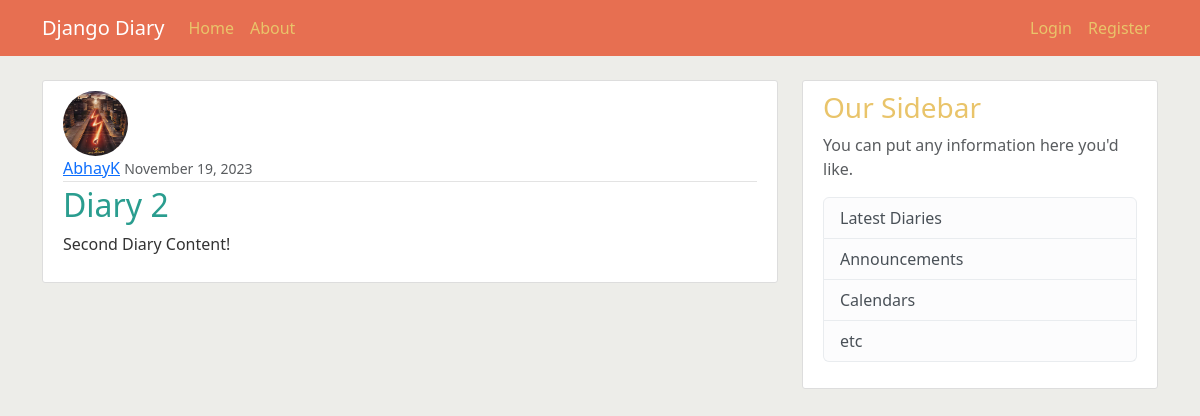
/diaryPost/4/, run on an earlier commit of the app's database.
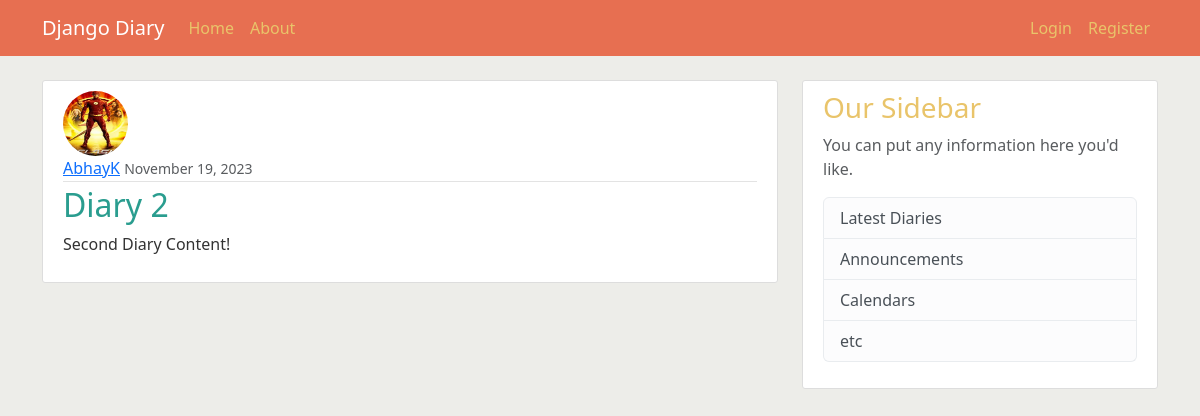
And on a later commit of the database.
### diary/models.py (models this page shows, shortened)
class DiaryPost(models.Model):
    title = models.CharField(max_length=100)
    content = models.TextField()
    date_posted = models.DateTimeField(default=timezone.now)
    author = models.ForeignKey(User, on_delete=models.CASCADE)

### users/models.py (models this page shows, shortened)
class Profile(models.Model):
    user = models.OneToOneField(User, on_delete=models.CASCADE)
    image = models.ImageField(default='default.jpg', upload_to='profile_pics')

### diary/views.py (the view)
# urls.py: path("diaryPost/<int:pk>/", DiaryPostDetailView.as_view(), name="diaryPost-detail"),
class DiaryPostDetailView(DetailView):
    model = DiaryPost

### diary/templates/diary/diaryPost_detail.html (shortened to what this page needs)
{% extends "diary/base.html" %}
{% block content %}
    <article class="media content-section">
        <img class="rounded-circle article-img" src="{{ object.author.profile.image.url }}">
        <div class="media-body">
        <div class="article-metadata">
            <a class="mr-2" href="#">{{ object.author }}</a>
            <small class="text-muted">{{ object.date_posted|date:"F d, Y" }}</small>
        </div>
        <h2 class="article-title">{{ object.title }}</h2>
        <p class="article-content">{{ object.content }}</p>
        </div>
    </article>
{% endblock content %}

What changed in the data, as far as the page shows it:
changed through a linked row, DiaryPost "Diary 2": author.profile.image: a different picture
